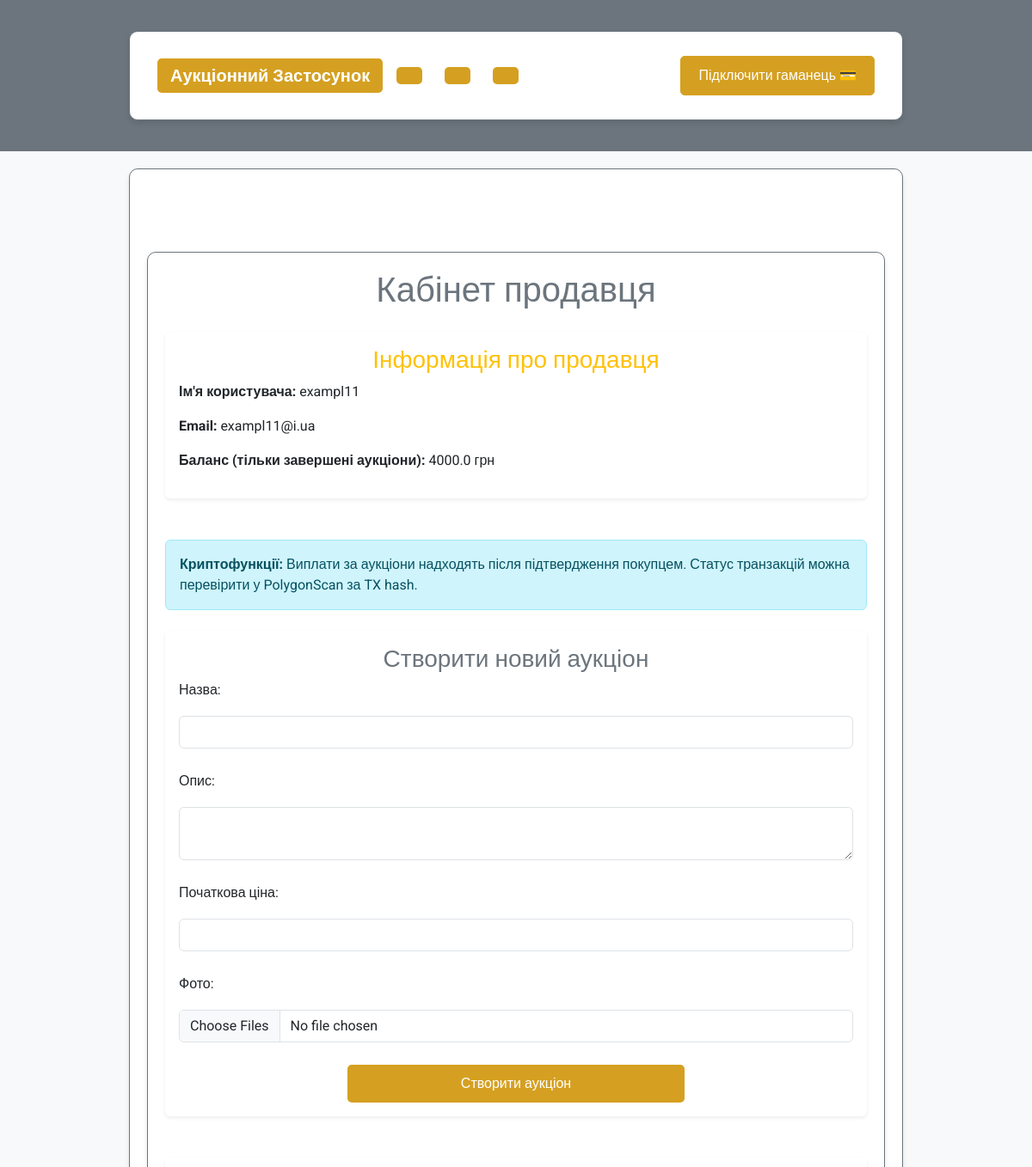
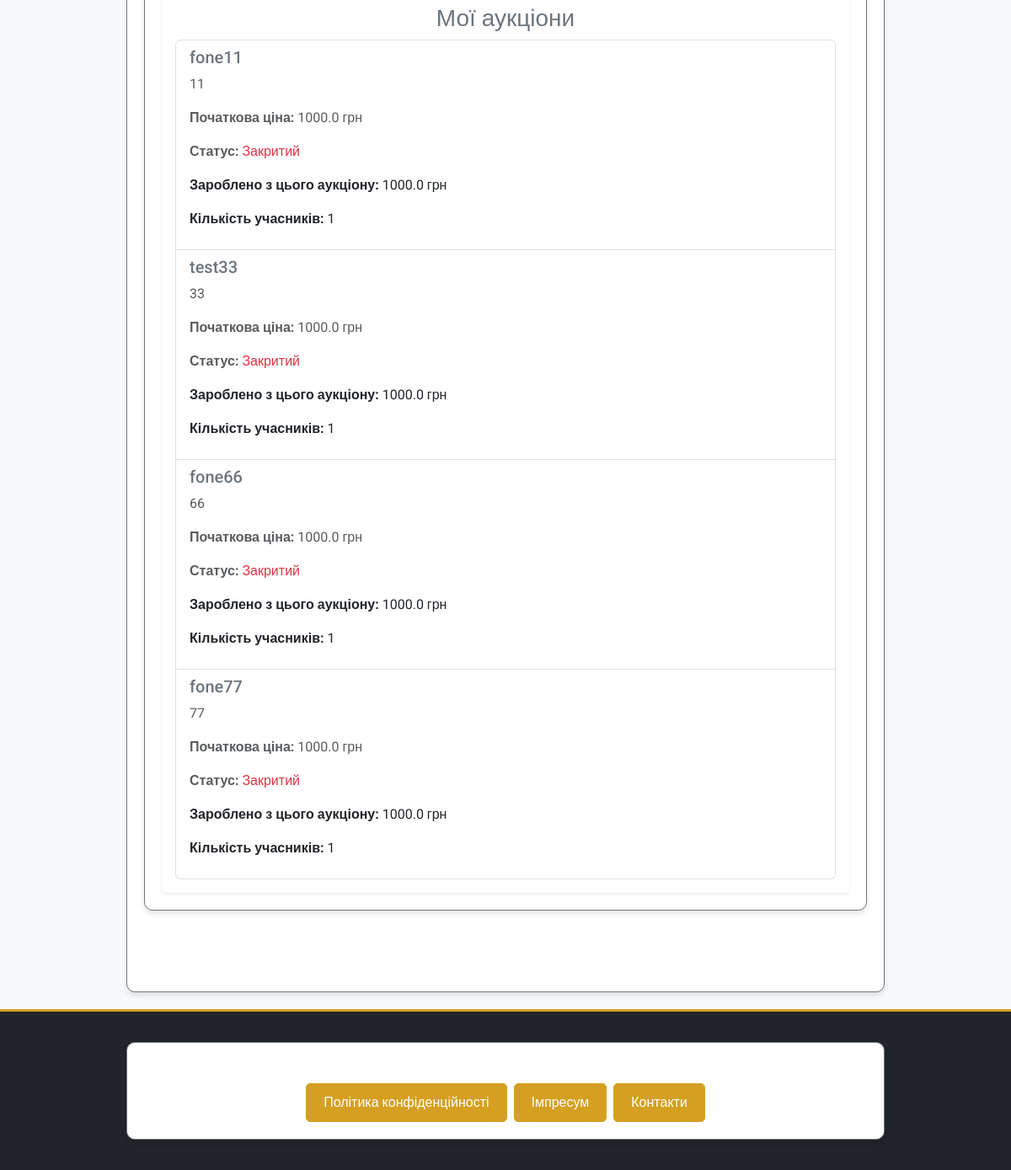
/user/seller/exampl11@i.ua (signed in), run on the app's committed database (2 pictures, top to bottom).
### app/models/user.py (models this page shows, shortened)
class User(UserMixin, db.Model):
    __tablename__ = 'users'
    id = db.Column(db.Integer, primary_key=True)
    username = db.Column(db.String(80), nullable=False, unique=True)
    email = db.Column(db.String(120), nullable=False, unique=True)
    password_hash = db.Column(db.String(128), nullable=False)
    balance = db.Column(db.Float, default=0.0)
    platform_balance = db.Column(db.Float, default=0.0)  # Баланс платформи
    user_type = db.Column(db.String(10), nullable=False)  # "buyer", "seller", "admin"
    is_admin = db.Column(db.Boolean, default=False)  # Поле для адміністратора
    wallet_address = db.Column(db.String(42), nullable=True)  # Адреса криптогаманця
    auctions_created = db.relationship('Auction', foreign_keys='Auction.seller_id', backref='seller', lazy=True)
    auctions_won = db.relationship('Auction', foreign_keys='Auction.winner_id', backref='winner', lazy=True)
    auction_participations = db.relationship('AuctionParticipant', back_populates='user', lazy=True)

### app/models/auction.py (models this page shows, shortened)
class Auction(db.Model):
    __tablename__ = 'auctions'
    id = db.Column(db.Integer, primary_key=True)
    title = db.Column(db.String(255), nullable=False)
    description = db.Column(db.Text, nullable=False)
    starting_price = db.Column(db.Float, nullable=False)
    current_price = db.Column(db.Float, nullable=False)
    seller_id = db.Column(db.Integer, db.ForeignKey('users.id'), nullable=False)
    total_participants = db.Column(db.Integer, default=0, nullable=False)
    is_active = db.Column(db.Boolean, default=True, nullable=False)
    winner_id = db.Column(db.Integer, db.ForeignKey('users.id'), nullable=True)
    total_earnings = db.Column(db.Float, default=0.0, nullable=False)
    created_at = db.Column(db.DateTime, default=db.func.now(), nullable=False)
    updated_at = db.Column(db.DateTime, default=db.func.now(), onupdate=db.func.now(), nullable=False)
    photos = db.Column(JSON, default=list)  # Поле для зберігання шляхів до фото у форматі JSON
    participants = relationship(
        'AuctionParticipant', back_populates='auction', cascade='all, delete-orphan', lazy='dynamic'
    )

### app/routes/user_routes.py (the view)
@user_bp.route('/seller/<string:email>', methods=['GET'])
@login_required
def seller_dashboard(email):
    if current_user.email != email:
        flash("Неавторизований доступ", 'error')
        return redirect(url_for('auth.login'))
    user = User.query.filter_by(email=email).first()
    if not user:
        flash("Користувача не знайдено", 'error')
        return redirect(url_for('auth.login'))
    all_auctions = Auction.query.filter_by(seller_id=user.id).all()
    completed_auctions = [
        {
            'title': auction.title,
            'description': auction.description,
            'starting_price': auction.starting_price,
            'status': 'Закритий' if not auction.is_active else 'Активний',
            'total_earnings': round(auction.total_participants * auction.starting_price * 0.01 + auction.current_price, 2),
            'total_participants': auction.total_participants
        }
        for auction in all_auctions if not auction.is_active
    ]
    balance_from_completed = sum(
        auction['total_earnings'] for auction in completed_auctions
    )
    return render_template(
        'users/seller_dashboard.html',
        user=user,
        auctions=completed_auctions,
        balance_from_completed=balance_from_completed
    )

### app/templates/users/seller_dashboard.html (shortened to what this page needs)
{% extends "base.html" %}
{% block content %}
<div class="container my-5">
    <div class="text-center mb-4">
        <h1 class="text-secondary">Кабінет продавця</h1>
    </div>
    <div class="card shadow-sm border-0 mb-5">
        <div class="card-body">
            <h3 class="card-title text-warning">Інформація про продавця</h3>
            <p><strong>Ім'я користувача:</strong> {{ user.username }}</p>
            <p><strong>Email:</strong> {{ user.email }}</p>
            <p><strong>Баланс (тільки завершені аукціони):</strong> {{ balance_from_completed | round(2) }} грн</p>
        </div>
    </div>
    <div class="alert alert-info mb-4">
        <b>Криптофункції:</b> Виплати за аукціони надходять після підтвердження покупцем. Статус транзакцій можна перевірити у PolygonScan за TX hash.
    </div>
    <div class="card shadow-sm border-0 mb-5">
        <div class="card-body">
            <h3 class="card-title text-secondary">Створити новий аукціон</h3>
            <form action="/auction/create" method="POST" enctype="multipart/form-data" class="row g-3">
                <div class="col-12">
                    <label for="title" class="form-label">Назва:</label>
                    <input type="text" id="title" name="title" class="form-control" required>
                </div>
                <div class="col-12">
                    <label for="description" class="form-label">Опис:</label>
                    <textarea id="description" name="description" class="form-control" required></textarea>
                </div>
                <div class="col-12">
                    <label for="starting_price" class="form-label">Початкова ціна:</label>
                    <input type="number" id="starting_price" name="starting_price" class="form-control" required>
                </div>
                <div class="col-12">
                    <label for="photos" class="form-label">Фото:</label>
                    <input type="file" id="photos" name="photos" class="form-control" multiple accept="image/*">
                </div>
                <div class="col-12 text-center">
                    <button type="submit" class="btn btn-warning w-50">Створити аукціон</button>
                </div>
            </form>
        </div>
    </div>
    <div class="card shadow-sm border-0">
        <div class="card-body">
            <h3 class="card-title text-secondary">Мої аукціони</h3>
            {% if auctions %}
            <ul class="list-group">
                {% for auction in auctions %}
                <li class="list-group-item d-flex justify-content-between align-items-start">
                    <div>
                        <h5 class="text-secondary">{{ auction.title }}</h5>
                        <p class="text-muted">{{ auction.description }}</p>
                        <p class="text-muted"><strong>Початкова ціна:</strong> {{ auction.starting_price }} грн</p>
                        <p class="text-muted"><strong>Статус:</strong>
                            <span class="{{ 'text-success' if auction.is_active else 'text-danger' }}">
                                {{ 'Активний' if auction.is_active else 'Закритий' }}
                            </span>
                        </p>
                        {% if not auction.is_active %}
                        <p><strong>Зароблено з цього аукціону:</strong>
                            {{ auction.total_earnings | round(2) }} грн
                        </p>
                        <p><strong>Кількість учасників:</strong> {{ auction.total_participants }}</p>
                        {% endif %}
                    </div>
                </li>
                {% endfor %}
            </ul>
            {% else %}
            <p class="text-muted text-center">У вас ще немає створених аукціонів.</p>
            {% endif %}
        </div>
    </div>
</div>
{% endblock %}

### app/static/css/custom.css (style rules this page uses)
:root { --main-bg: #fef6e4; --main-color: #d5a021; --secondary-color: #a47449; --neutral-gray: #6c757d; --text-color: #3d3d3d; }
body { font-family: 'Roboto', sans-serif; background-color: var(--main-bg); color: var(--text-color); margin: 0; padding: 0; }
h1, h2, h3 { color: var(--main-color); text-align: center; margin-bottom: 20px; }
.container { max-width: 900px; margin: 20px auto; padding: 20px; background-color: #fff; border: 1px solid var(--neutral-gray); border-radius: 10px; box-shadow: 0 4px 6px rgba(0, 0, 0, 0.1); }
button, .btn { background-color: var(--main-color); border: none; color: #fff; font-size: 16px; padding: 10px 20px; border-radius: 5px; cursor: pointer; transition: background-color 0.3s ease; }
form input, form textarea { width: 100%; padding: 10px; margin: 10px 0; border: 1px solid var(--neutral-gray); border-radius: 5px; transition: border-color 0.3s ease; }

### data on the page
User: username "exampl11", email "exampl11@i.ua"
Auction: title "fone11", description "11", starting_price "1000.0", is_active "Закритий", total_earnings "1000.0", total_participants "1"
Auction: title "test33", description "33", starting_price "1000.0", is_active "Закритий", total_earnings "1000.0", total_participants "1"
Auction: title "fone66", description "66", starting_price "1000.0", is_active "Закритий", total_earnings "1000.0", total_participants "1"
Auction: title "fone77", description "77", starting_price "1000.0", is_active "Закритий", total_earnings "1000.0", total_participants "1"

### other printed values
{{ balance_from_completed | round(2) }} "4000.0"
